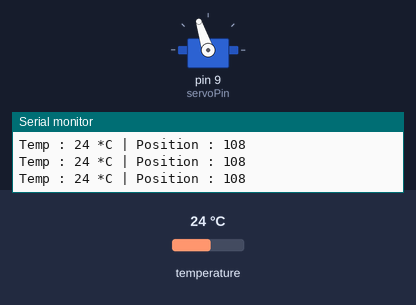
Bench run of a sketch on a simulated Arduino Uno, built with avr-gcc and run on an emulated ATmega328P. Parts: servo, the last lines printed to the serial monitor. The inputs (shaded band) are chosen by the test bench; at power-on: temperature 24 °C.

Above: at 1.2 s.
1.3 s: temperature set to 12 °C
At 2.5 s:
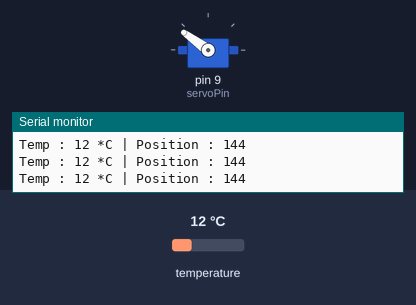
2.8 s: temperature set to 28 °C
At 4.0 s:
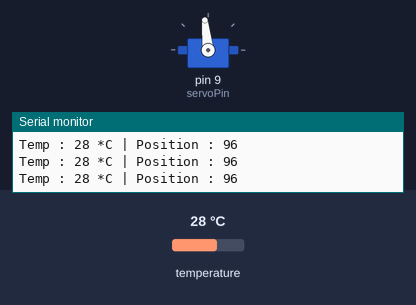
4.3 s: temperature set to 19 °C
At 5.3 s:
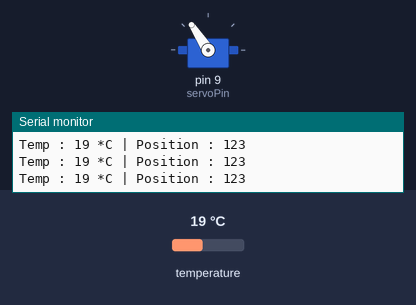
5.8 s: temperature set to 41 °C
At 7.0 s:
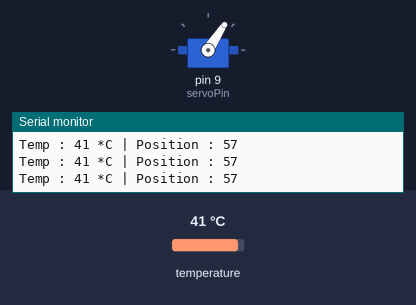
Timing chart, 0 to 8.3 s (numbered marks = the images above; inputs shaded):
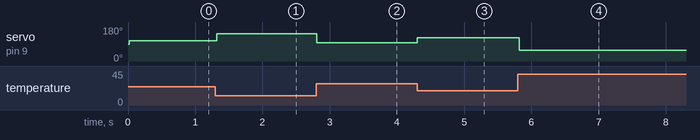

The sketch:

Temperature_Gauge.ino
```cpp
#include <Adafruit_Sensor.h>
#include <DHT.h>
#include <DHT_U.h>
#include <Servo.h>

#define dhtPin 6
#define dhtType DHT11

#define servoPin 9

DHT_Unified dht(dhtPin, dhtType);
uint32_t delayMS;

Servo gaugeServo;

int temp;
int pos;

void setup() {
  // put your setup code here, to run once:

  Serial.begin(9600);
  dht.begin();

  gaugeServo.attach(servoPin);

  sensor_t sensor;
  dht.temperature().getSensor(&sensor);
  //dht.humidity().getSensor(&sensor);

  delayMS = sensor.min_delay / 1000;
}

void loop() {
  // put your main code here, to run repeatedly:
  delay(delayMS);

  sensors_event_t event;

  dht.temperature().getEvent(&event);
  temp = event.temperature;

  Serial.print("Temp : ");
  Serial.print(temp);
  Serial.print(" *C");


  /*
    dht.humidity().getEvent(&event);
    Serial.print("Hum : ");
    Serial.print(event.relative_humidity);
    Serial.print(" %");
    Serial.println();
  */

  temp = constrain(temp,0,60);
  pos = map(temp,0,60,180,0);

  gaugeServo.write(pos);

  Serial.print(" | ");
  Serial.print("Position : ");
  Serial.print(pos);
  Serial.println();
}
```

Measured:
- after the input at 1.3 s, servo on pin 9 (servoPin): 108° → 144° at once
- after the input at 2.8 s, servo on pin 9 (servoPin): 144° → 96° at once
- after the input at 4.3 s, servo on pin 9 (servoPin): 96° → 123° at once
- after the input at 5.8 s, servo on pin 9 (servoPin): 123° → 57° at once
